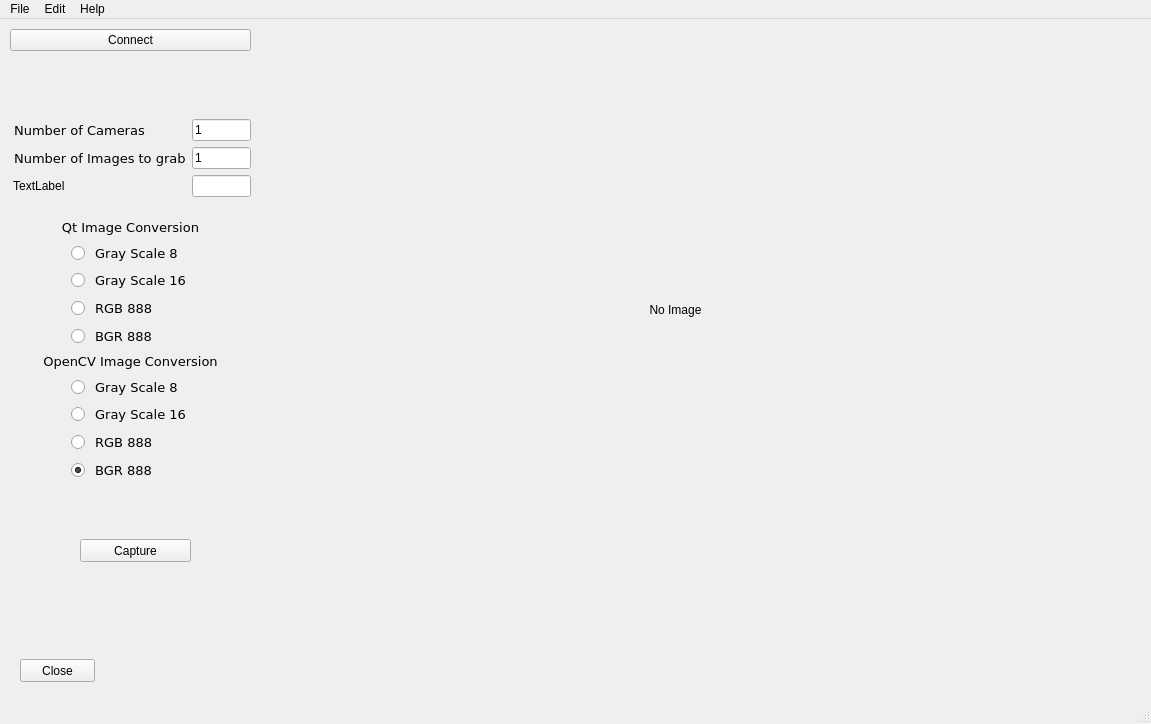
<?xml version="1.0" encoding="UTF-8"?>
<ui version="4.0">
 <class>MainWindow</class>
 <widget class="QMainWindow" name="MainWindow">
  <property name="geometry">
   <rect>
    <x>0</x>
    <y>0</y>
    <width>1151</width>
    <height>724</height>
   </rect>
  </property>
  <property name="windowTitle">
   <string>MainWindow</string>
  </property>
  <widget class="QWidget" name="centralwidget">
   <widget class="QPushButton" name="pushButtonDisplay">
    <property name="geometry">
     <rect>
      <x>80</x>
      <y>520</y>
      <width>111</width>
      <height>23</height>
     </rect>
    </property>
    <property name="text">
     <string>Capture</string>
    </property>
   </widget>
   <widget class="QPushButton" name="pushButton">
    <property name="geometry">
     <rect>
      <x>20</x>
      <y>640</y>
      <width>75</width>
      <height>23</height>
     </rect>
    </property>
    <property name="text">
     <string>Close</string>
    </property>
   </widget>
   <widget class="QWidget" name="formLayoutWidget">
    <property name="geometry">
     <rect>
      <x>10</x>
      <y>100</y>
      <width>241</width>
      <height>91</height>
     </rect>
    </property>
    <layout class="QFormLayout" name="formLayout">
     <item row="0" column="0">
      <widget class="QLabel" name="label_2">
       <property name="font">
        <font>
         <family>Verdana</family>
         <pointsize>10</pointsize>
        </font>
       </property>
       <property name="text">
        <string> Number of Cameras</string>
       </property>
      </widget>
     </item>
     <item row="0" column="1">
      <widget class="QLineEdit" name="lineEdit_Number_of_Cameras">
       <property name="inputMask">
        <string/>
       </property>
       <property name="text">
        <string>1</string>
       </property>
      </widget>
     </item>
     <item row="1" column="1">
      <widget class="QLineEdit" name="lineEdit_Image_Count">
       <property name="text">
        <string>1</string>
       </property>
      </widget>
     </item>
     <item row="1" column="0">
      <widget class="QLabel" name="label_3">
       <property name="font">
        <font>
         <family>Verdana</family>
         <pointsize>10</pointsize>
        </font>
       </property>
       <property name="text">
        <string> Number of Images to grab</string>
       </property>
      </widget>
     </item>
     <item row="2" column="0">
      <widget class="QLabel" name="label_4">
       <property name="text">
        <string> TextLabel</string>
       </property>
      </widget>
     </item>
     <item row="2" column="1">
      <widget class="QLineEdit" name="lineEdit_3"/>
     </item>
    </layout>
   </widget>
   <widget class="QWidget" name="verticalLayoutWidget">
    <property name="geometry">
     <rect>
      <x>10</x>
      <y>10</y>
      <width>241</width>
      <height>80</height>
     </rect>
    </property>
    <layout class="QVBoxLayout" name="verticalLayout">
     <item>
      <widget class="QPushButton" name="pushButton_Camera_Reconnect">
       <property name="text">
        <string>Connect</string>
       </property>
      </widget>
     </item>
     <item>
      <widget class="QLabel" name="label_Camera_Info">
       <property name="font">
        <font>
         <family>Verdana</family>
        </font>
       </property>
       <property name="text">
        <string/>
       </property>
      </widget>
     </item>
    </layout>
   </widget>
   <widget class="QLabel" name="label_Image">
    <property name="geometry">
     <rect>
      <x>260</x>
      <y>10</y>
      <width>831</width>
      <height>561</height>
     </rect>
    </property>
    <property name="autoFillBackground">
     <bool>true</bool>
    </property>
    <property name="text">
     <string>No Image</string>
    </property>
    <property name="alignment">
     <set>Qt::AlignCenter</set>
    </property>
   </widget>
   <widget class="QWidget" name="gridLayoutWidget">
    <property name="geometry">
     <rect>
      <x>10</x>
      <y>200</y>
      <width>241</width>
      <height>261</height>
     </rect>
    </property>
    <layout class="QGridLayout" name="gridLayout">
     <item row="8" column="1">
      <widget class="QRadioButton" name="radioButton_7">
       <property name="font">
        <font>
         <family>Verdana</family>
         <pointsize>10</pointsize>
        </font>
       </property>
       <property name="text">
        <string> RGB 888</string>
       </property>
       <property name="checked">
        <bool>false</bool>
       </property>
      </widget>
     </item>
     <item row="1" column="1">
      <widget class="QRadioButton" name="radioButton">
       <property name="font">
        <font>
         <family>Verdana</family>
         <pointsize>10</pointsize>
        </font>
       </property>
       <property name="text">
        <string> Gray Scale 8</string>
       </property>
      </widget>
     </item>
     <item row="7" column="1">
      <widget class="QRadioButton" name="radioButton_6">
       <property name="font">
        <font>
         <family>Verdana</family>
         <pointsize>10</pointsize>
        </font>
       </property>
       <property name="text">
        <string> Gray Scale 16</string>
       </property>
      </widget>
     </item>
     <item row="4" column="1">
      <widget class="QRadioButton" name="radioButton_4">
       <property name="font">
        <font>
         <family>Verdana</family>
         <pointsize>10</pointsize>
        </font>
       </property>
       <property name="text">
        <string> BGR 888</string>
       </property>
       <property name="checked">
        <bool>false</bool>
       </property>
      </widget>
     </item>
     <item row="2" column="1">
      <widget class="QRadioButton" name="radioButton_2">
       <property name="font">
        <font>
         <family>Verdana</family>
         <pointsize>10</pointsize>
        </font>
       </property>
       <property name="text">
        <string> Gray Scale 16</string>
       </property>
      </widget>
     </item>
     <item row="3" column="1">
      <widget class="QRadioButton" name="radioButton_3">
       <property name="font">
        <font>
         <family>Verdana</family>
         <pointsize>10</pointsize>
        </font>
       </property>
       <property name="text">
        <string> RGB 888</string>
       </property>
       <property name="checked">
        <bool>false</bool>
       </property>
      </widget>
     </item>
     <item row="0" column="0" colspan="3">
      <widget class="QLabel" name="label_5">
       <property name="font">
        <font>
         <family>Verdana</family>
         <pointsize>10</pointsize>
        </font>
       </property>
       <property name="text">
        <string>Qt Image Conversion</string>
       </property>
       <property name="alignment">
        <set>Qt::AlignCenter</set>
       </property>
      </widget>
     </item>
     <item row="6" column="1">
      <widget class="QRadioButton" name="radioButton_5">
       <property name="font">
        <font>
         <family>Verdana</family>
         <pointsize>10</pointsize>
        </font>
       </property>
       <property name="text">
        <string> Gray Scale 8</string>
       </property>
      </widget>
     </item>
     <item row="9" column="1">
      <widget class="QRadioButton" name="radioButton_8">
       <property name="font">
        <font>
         <family>Verdana</family>
         <pointsize>10</pointsize>
        </font>
       </property>
       <property name="text">
        <string> BGR 888</string>
       </property>
       <property name="checked">
        <bool>true</bool>
       </property>
      </widget>
     </item>
     <item row="5" column="0" colspan="3">
      <widget class="QLabel" name="label_6">
       <property name="font">
        <font>
         <family>Verdana</family>
         <pointsize>10</pointsize>
        </font>
       </property>
       <property name="text">
        <string>OpenCV Image Conversion</string>
       </property>
       <property name="alignment">
        <set>Qt::AlignCenter</set>
       </property>
      </widget>
     </item>
    </layout>
   </widget>
  </widget>
  <widget class="QMenuBar" name="menubar">
   <property name="geometry">
    <rect>
     <x>0</x>
     <y>0</y>
     <width>1151</width>
     <height>21</height>
    </rect>
   </property>
   <widget class="QMenu" name="menuFile">
    <property name="title">
     <string>File</string>
    </property>
    <addaction name="actionexit"/>
   </widget>
   <widget class="QMenu" name="menuEdit">
    <property name="title">
     <string>Edit</string>
    </property>
   </widget>
   <widget class="QMenu" name="menuBuild">
    <property name="title">
     <string>Help</string>
    </property>
   </widget>
   <addaction name="menuFile"/>
   <addaction name="menuEdit"/>
   <addaction name="menuBuild"/>
  </widget>
  <widget class="QStatusBar" name="statusbar"/>
  <action name="actionexit">
   <property name="text">
    <string>Exit</string>
   </property>
  </action>
 </widget>
 <resources/>
 <connections/>
</ui>
